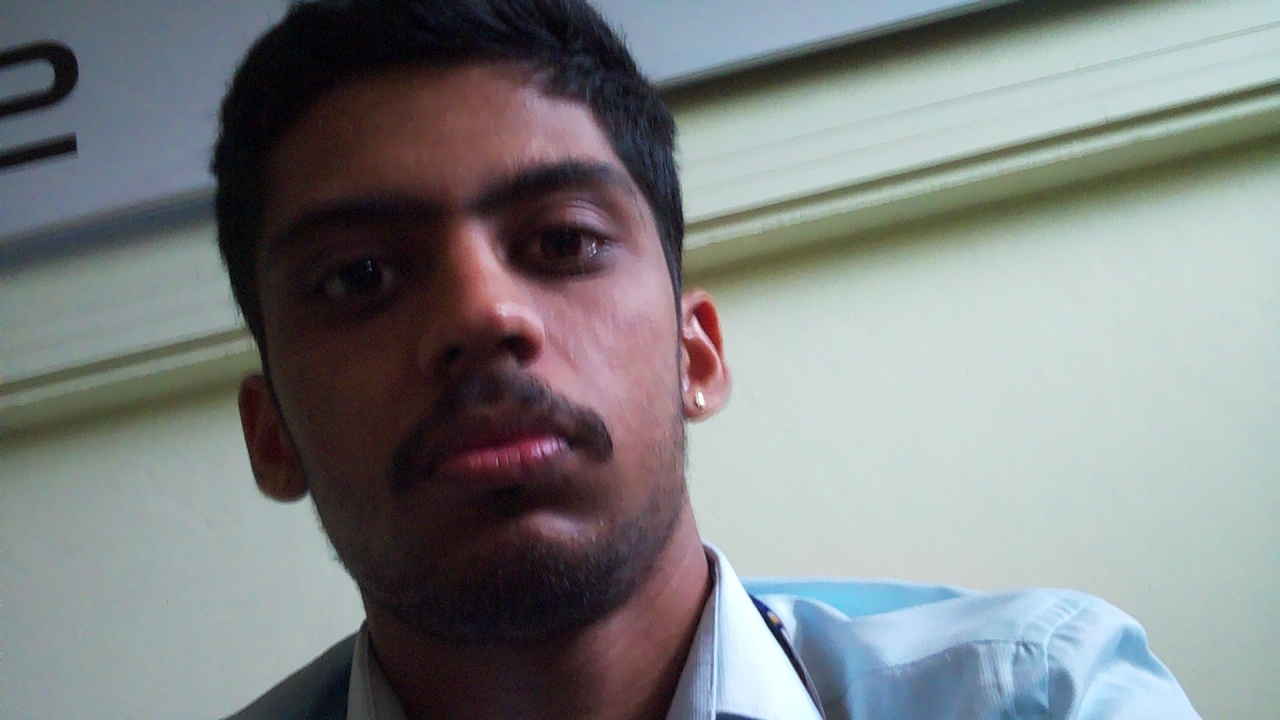
#> input picture face-collector/dataset/Adithya/20261016_154136_726501.jpg, 1280 x 720 px; its folder holds only this picture in this run
$ python train_model.py
#> lines starting #> are read from the running program, lines starting #| are printed output that depends on the picture
"""
Train the face-recognition model from the face-collector dataset.

Reads images from ../face-collector/dataset/<person-name>/*.jpg, detects the
face in each one, and trains an OpenCV LBPH recognizer. The trained model
(trainer.yml + labels.json) is written here AND copied into
../raspberry-pi/model/ so the Raspberry Pi module is ready to run immediately.

Run:  python3 train_model.py
"""
import json
import os
import shutil

import cv2
import numpy as np

HERE = os.path.dirname(os.path.abspath(__file__))
DATASET_DIR = os.path.join(HERE, "..", "face-collector", "dataset")
OUTPUT_DIR = HERE
PI_MODEL_DIR = os.path.join(HERE, "..", "raspberry-pi", "model")

FACE_SIZE = (200, 200)  # all cropped faces are resized to this before training

# Bundled locally because some OpenCV wheels (e.g. opencv-contrib-python on
# very new Python versions) ship without cv2.data.haarcascades populated.
CASCADE_PATH = os.path.join(HERE, "haarcascade_frontalface_default.xml")
if not os.path.isfile(CASCADE_PATH):
    CASCADE_PATH = os.path.join(cv2.data.haarcascades, "haarcascade_frontalface_default.xml")

face_cascade = cv2.CascadeClassifier(CASCADE_PATH)
if face_cascade.empty():
    raise SystemExit(f"Could not load Haar cascade from {CASCADE_PATH}")


def detect_face(gray_img):
    """Return the largest detected face crop (grayscale, resized), or None."""
    faces = face_cascade.detectMultiScale(
        gray_img, scaleFactor=1.1, minNeighbors=5, minSize=(60, 60)
    )
    if len(faces) == 0:
        return None
    x, y, w, h = max(faces, key=lambda f: f[2] * f[3])
    crop = gray_img[y : y + h, x : x + w]
    return cv2.resize(crop, FACE_SIZE)


def load_dataset():
    labels = []
    label_names = []
    samples = []

    if not os.path.isdir(DATASET_DIR):
        raise SystemExit(f"Dataset folder not found: {DATASET_DIR}")

    people = sorted(
        d for d in os.listdir(DATASET_DIR) if os.path.isdir(os.path.join(DATASET_DIR, d))
    )
    if not people:
        raise SystemExit(f"No person folders found in {DATASET_DIR}")

    for person in people:
        person_dir = os.path.join(DATASET_DIR, person)
        label_id = len(label_names)
        label_names.append(person)

        image_files = [f for f in os.listdir(person_dir) if f.lower().endswith((".jpg", ".jpeg", ".png"))]
        used = 0
        for fname in image_files:
            path = os.path.join(person_dir, fname)
            img = cv2.imread(path)
#> img is the input picture: shape (720, 1280, 3); mean B, G, R 131.6, 130.7, 127.3
            if img is None:
                print(f"  [skip] unreadable image: {path}")
                continue
            gray = cv2.cvtColor(img, cv2.COLOR_BGR2GRAY)
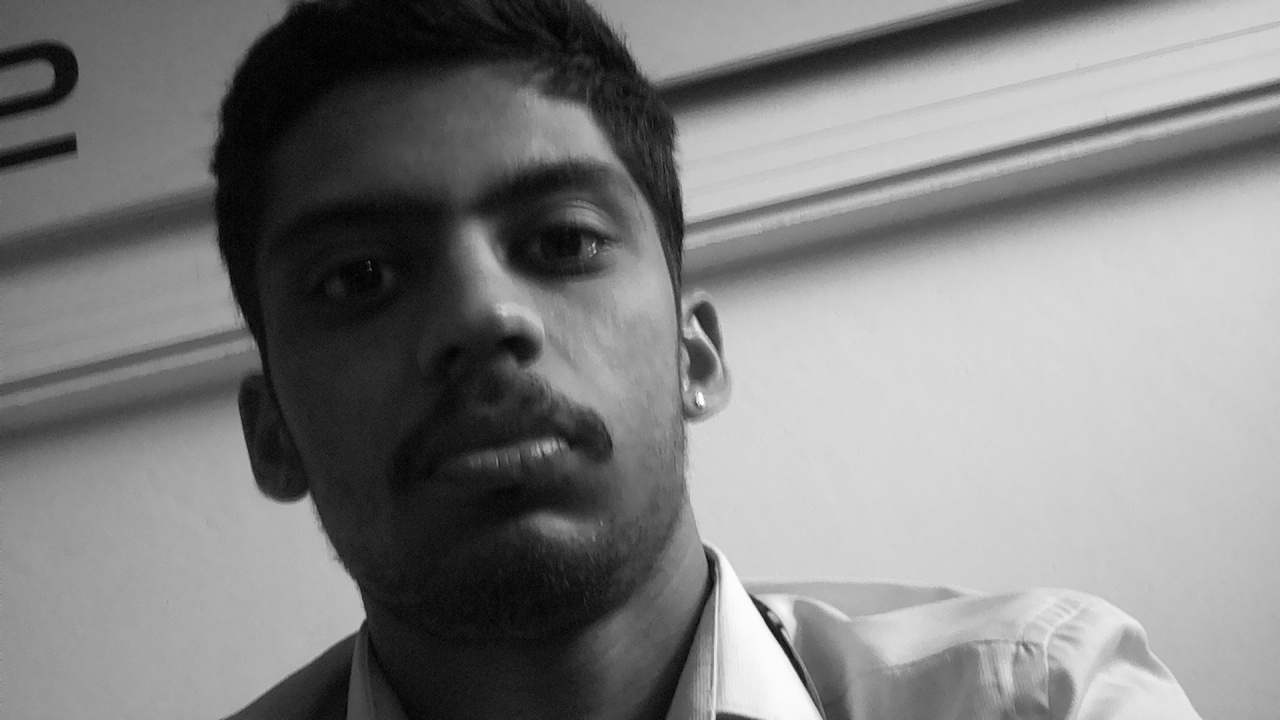
#> gray: shape (720, 1280); min 0, max 255, mean 129.8
            face = detect_face(gray)
#> in detect_face, `faces = face_cascade.detectMultiScale( gray_img, scaleFactor=1.1, minN..`: faces = [[218, 49, 500, 500]]
#> in detect_face, `x, y, w, h = max(faces, key=lambda f: f[2] * f[3])`: x = 218; y = 49; w = 500
#> in detect_face, `crop = gray_img[y : y + h, x : x + w]`:
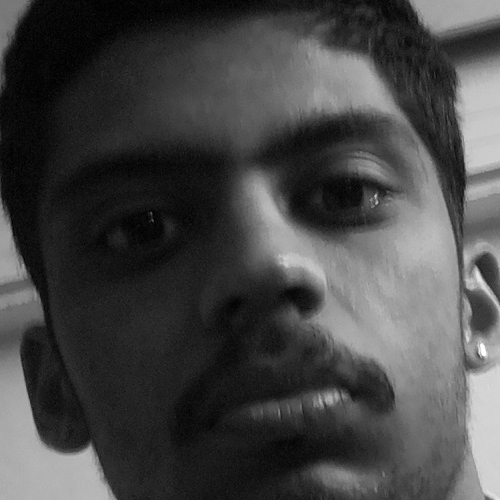
#> crop: shape (500, 500); min 0, max 255, mean 69.7
            if face is None:
                print(f"  [skip] no face detected: {path}")
                continue
            samples.append(face)
            labels.append(label_id)
            used += 1
        print(f"[{person}] {used}/{len(image_files)} images used")

    return samples, labels, label_names


def main():
    print(f"Loading dataset from {os.path.abspath(DATASET_DIR)} ...")
    samples, labels, label_names = load_dataset()
#> samples = 1 item; labels = [0]; label_names = ['Adithya']

    if len(samples) == 0:
        raise SystemExit("No usable faces found - check lighting/angles and re-collect images.")

    print(f"\nTraining LBPH recognizer on {len(samples)} face samples "
          f"across {len(label_names)} person(s): {label_names}")
#| Training LBPH recognizer on 1 face samples across 1 person(s): ['Adithya']

    recognizer = cv2.face.LBPHFaceRecognizer_create()
    recognizer.train(samples, np.array(labels))

    os.makedirs(OUTPUT_DIR, exist_ok=True)
    trainer_path = os.path.join(OUTPUT_DIR, "trainer.yml")
    labels_path = os.path.join(OUTPUT_DIR, "labels.json")

    recognizer.write(trainer_path)
    with open(labels_path, "w") as f:
        json.dump({"labels": label_names}, f, indent=2)

    print(f"\nSaved model:  {trainer_path}")
    print(f"Saved labels: {labels_path}")

    # Make the Raspberry Pi module ready to run immediately.
    os.makedirs(PI_MODEL_DIR, exist_ok=True)
    shutil.copy(trainer_path, os.path.join(PI_MODEL_DIR, "trainer.yml"))
    shutil.copy(labels_path, os.path.join(PI_MODEL_DIR, "labels.json"))
    print(f"Copied model into {os.path.abspath(PI_MODEL_DIR)} (used by raspberry-pi/recognize_server.py)")


if __name__ == "__main__":
    main()

$ run again, on face-collector/dataset/Adithya/20261016_154142_124320.jpg
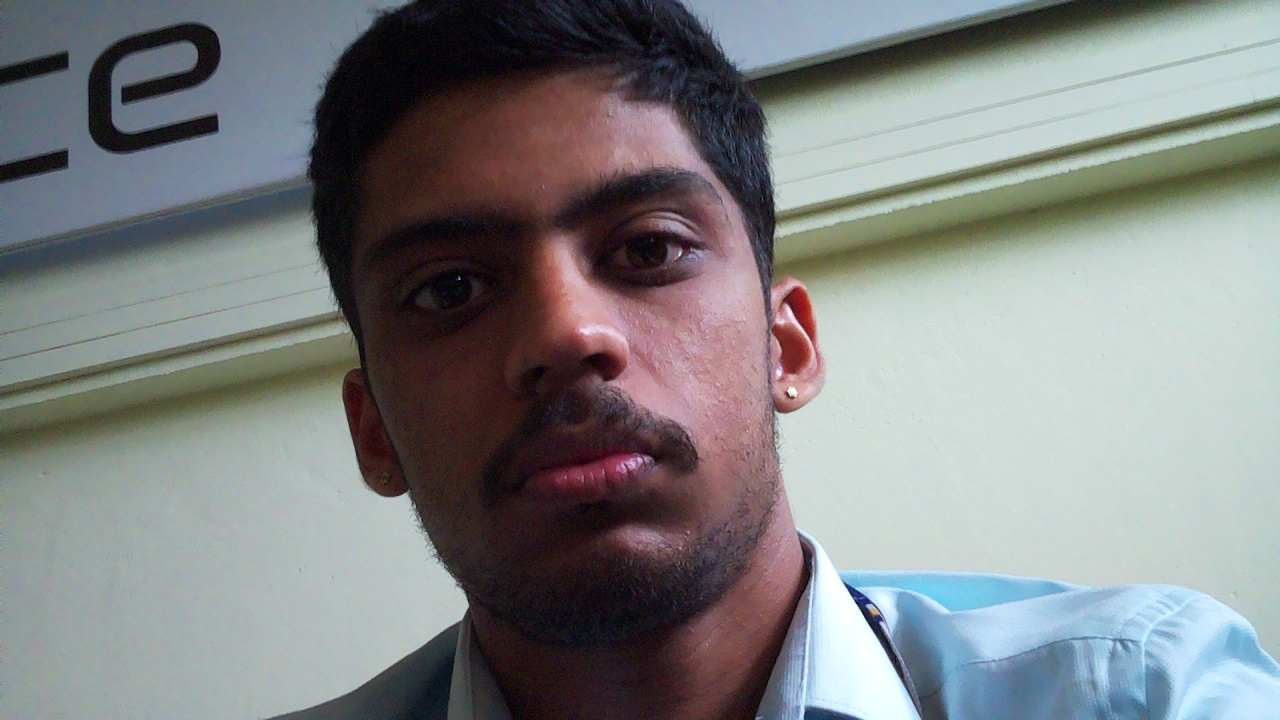
#> input picture face-collector/dataset/Adithya/20261016_154142_124320.jpg, 1280 x 720 px
#> in load_dataset, img is the input picture: shape (720, 1280, 3); mean B, G, R 131.7, 131, 128.7
#> in load_dataset, `gray = cv2.cvtColor(img, cv2.COLOR_BGR2GRAY)`:
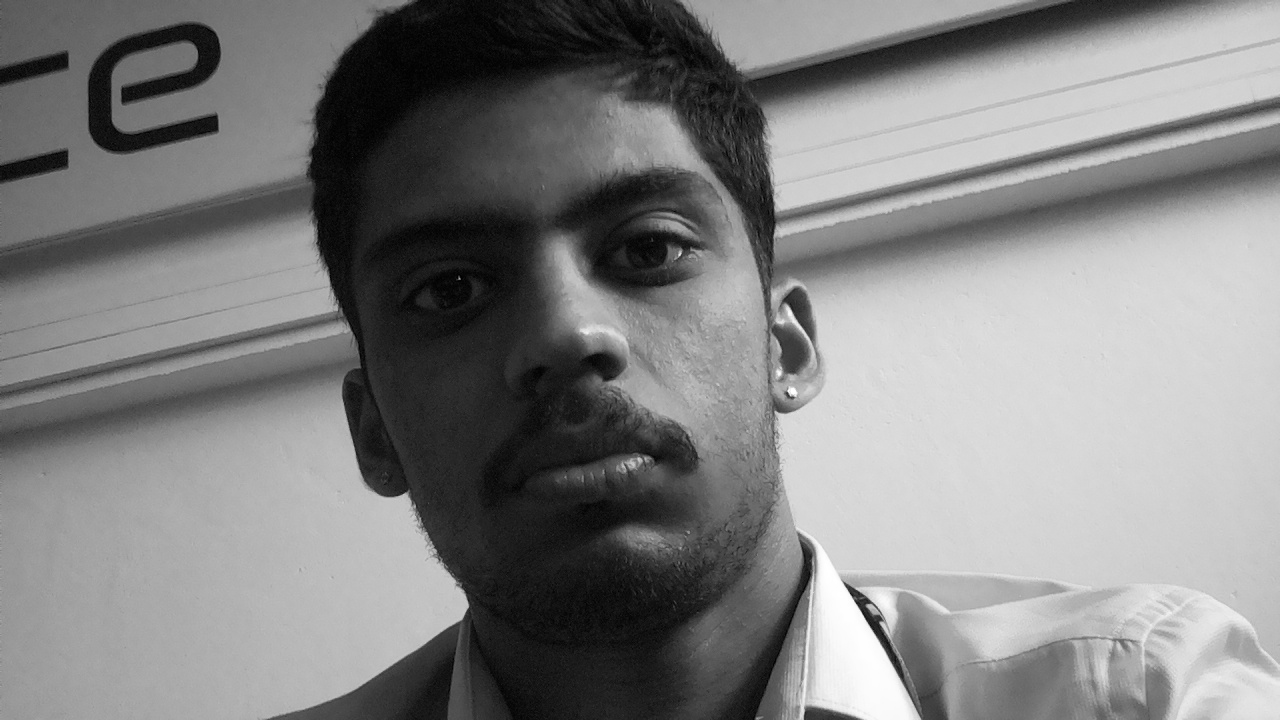
#> gray: shape (720, 1280); min 0, max 255, mean 130.4
#> faces = [[312, 56, 494, 494]]
#> x = 312; y = 56; w = 494
#> in detect_face, `crop = gray_img[y : y + h, x : x + w]`:
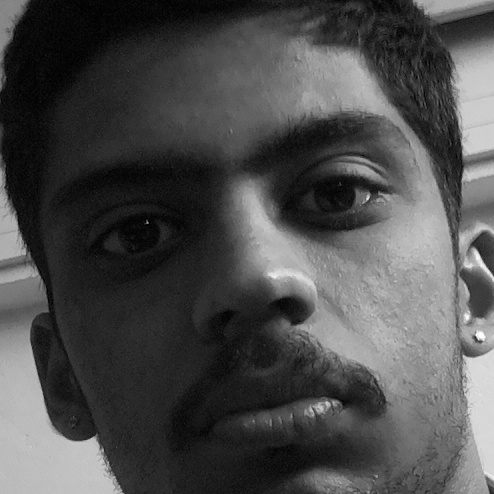
#> crop: shape (494, 494); min 0, max 255, mean 76.2
#> samples = 1 item; labels = [0]; label_names = ['Adithya']
#| Training LBPH recognizer on 1 face samples across 1 person(s): ['Adithya']
